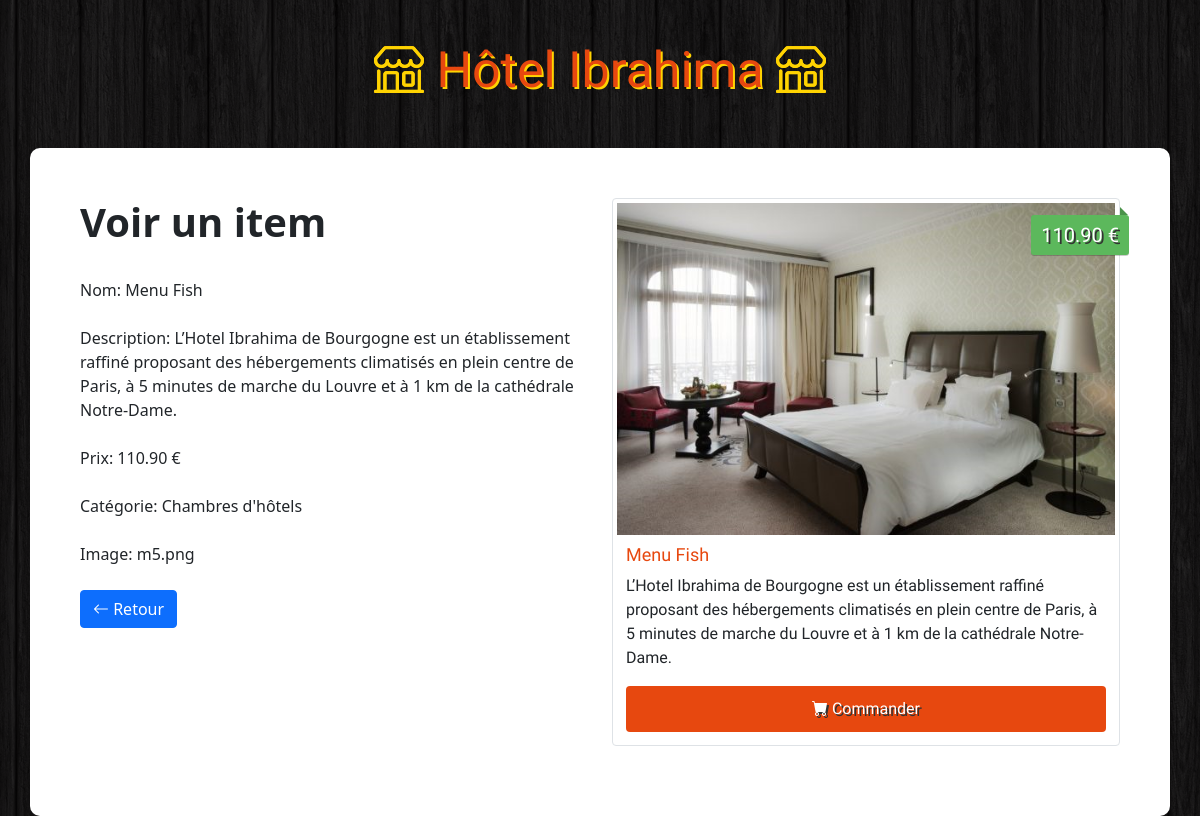
Page /admin/view.php?id=5 on the committed database.
### tables this page shows
CREATE TABLE `items` (
  `id` int(11) NOT NULL,
  `name` varchar(100) NOT NULL,
  `description` varchar(255) NOT NULL,
  `price` float NOT NULL,
  `image` varchar(255) NOT NULL,
  `category` int(11) NOT NULL
);

CREATE TABLE `categories` (
  `id` int(11) NOT NULL,
  `name` varchar(100) NOT NULL
);

### html/admin/view.php (the view, shortened to what this page needs)
<?php
    if(!empty($_GET['id'])) {
        $id = checkInput($_GET['id']);
    }
    $db = Database::connect();
    $statement = $db->prepare("SELECT items.id, items.name, items.description, items.price, items.image, categories.name AS category FROM items LEFT JOIN categories ON items.category = categories.id WHERE items.id = ?");
    $statement->execute(array($id));
    $item = $statement->fetch();
    function checkInput($data) {
      $data = trim($data);
      $data = stripslashes($data);
      $data = htmlspecialchars($data);
      return $data;
    }
?>
<!DOCTYPE html>
<html>
    <head>
      <link href="https://cdn.jsdelivr.net/npm/bootstrap@5.1.1/dist/css/bootstrap.min.css" rel="stylesheet">
      <link rel="stylesheet" href="https://cdn.jsdelivr.net/npm/bootstrap-icons@1.5.0/font/bootstrap-icons.css">
      <link rel="stylesheet" href="../css/styles.css">
    </head>
    <body>
      <h1 class="text-logo"><span class="bi-shop"></span> Hôtel Ibrahima <span class="bi-shop"></span></h1>
      <div class="container admin">
        <div class="row">
          <div class="col-md-6">
            <h1><strong>Voir un item</strong></h1>
            <br>
            <form>
              <div>
                <label>Nom:</label><?php echo '  '.$item['name'];?>
              </div>
              <br>
              <div>
                <label>Description:</label><?php echo '  '.$item['description'];?>
              </div>
              <br>
              <div>
                <label>Prix:</label><?php echo '  '.number_format((float)$item['price'], 2, '.', ''). ' €';?>
              </div>
              <br>
              <div>
                <label>Catégorie:</label><?php echo '  '.$item['category'];?>
              </div>
              <br>
              <div>
                <label>Image:</label><?php echo '  '.$item['image'];?>
              </div>
            </form>
            <br>
            <div class="form-actions">
              <a class="btn btn-primary" href="index.php"><span class="bi-arrow-left"></span> Retour</a>
            </div>
          </div>
          <div class="col-md-6 site">
            <div class="img-thumbnail">
              <img src="<?php echo '../images/'.$item['image'];?>" alt="...">
              <div class="price"><?php echo number_format((float)$item['price'], 2, '.', ''). ' €';?></div>
              <div class="caption">
                <h4><?php echo $item['name'];?></h4>
                <p><?php echo $item['description'];?></p>
                <a href="#" class="btn btn-order" role="button"><span class="bi-cart-fill"></span> Commander</a>
              </div>
            </div>
          </div>
        </div>
      </div>
    </body>
</html>

### html/css/styles.css (style rules this page uses)
body { background: url(../images/bg.png); }
.site { font-family: 'Holtwood One SC', sans-serif; }
.text-logo { font-family: 'Holtwood One SC', sans-serif; color: #e7480f; text-shadow: 2px 2px #ffd301; font-size: 50px; padding: 40px 0px; text-align: center; }
.text-logo span { color: #ffd301; text-shadow: 0px 0px #ffd301; }
.img-thumbnail { position: relative; margin-bottom: 20px; }
.img-thumbnail img { background: #ffd301; width: 100%; }
.img-thumbnail .price { background: #5cb85c; box-shadow: 0 1px rgba(0,0,0,0.2); -moz-box-shadow: 0 1px rgba(0,0,0,0.2); -webkit-box-shadow: 0 1px rgba(0,0,0,0.2); color: #fff; text-shadow: 2px 2px #333; position: absolute; right: -10px; top: 16px; padding: 5px 10px; font-size: 20px; border-radius: 3px; }
.img-thumbnail .price:before { border: 4px solid transparent; border-bottom: 4px solid #4a934a; border-left: 4px solid #4a934a; content: ""; position: absolute; right: 1px; top: -8px; }
.img-thumbnail .caption { padding: 9px; }
.img-thumbnail .caption h4 { color: #e7480f; font-size: 18px; }
.img-thumbnail .btn-order { width: 100%; padding: 10px; font-size: 16px; color: #fff; background-color: #e7480f; text-shadow: 2px 2px #333; }
.admin { background: #fff; padding: 50px; border-radius: 10px; }

### rows in the picture
items: name "Menu Fish", description "L’Hotel Ibrahima de Bourgogne est un établissement raffiné proposant des hébergements climatisés en plein centre de Paris, à 5 minutes de marche du Louvre et à 1 km de la cathédrale Notre-Dame.", price "110.90", category.name "Chambres d'hôtels", image "m5.png", image (picture)
